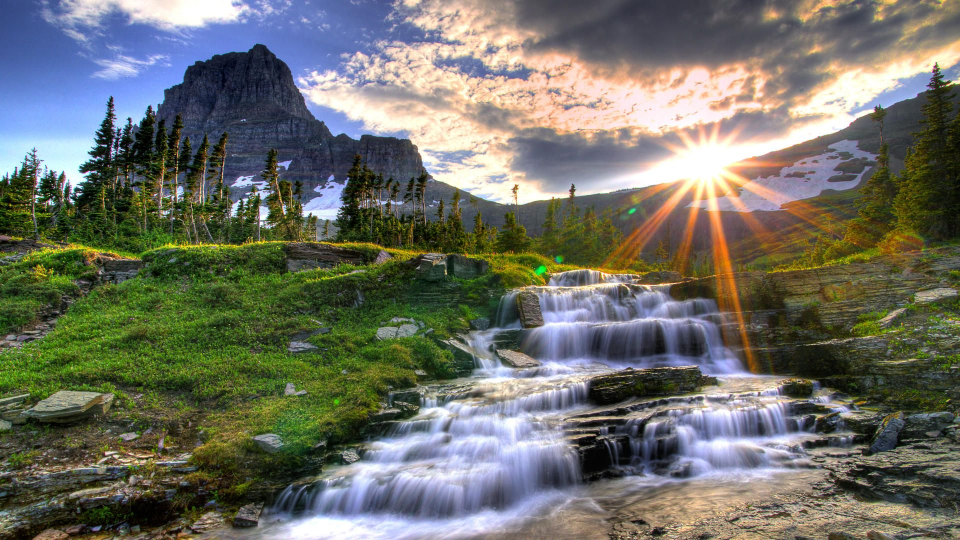
#> input picture recursos/paisaje.jpg, 1920 x 1080 px, found by its file name (shown at 1/2 size)
$ python opencv_06.py
#> lines starting #> are read from the running program, lines starting #| are printed output that depends on the picture
import numpy as np
import cv2
import os

def CargarImagen():
    ruta = os.getcwd()
    nombreArchivo = r'recursos\paisaje.jpg'
    rutaAbrir = os.path.join(ruta, nombreArchivo)
    imagen = cv2.imread(rutaAbrir)
#> imagen is the input picture: shape (1080, 1920, 3); mean B, G, R 102.1, 112, 110.4

    cv2.imshow('img', imagen)
    cv2.moveWindow('img', 0, 0)

    return imagen

def TrasladarImagen(imagen):
    img = imagen.copy()
    h, w, c = img.shape
#> h = 1080; w = 1920; c = 3

    M = np.float32([[1, 0, 25], [0, 1, 50]])
    imgT1 = cv2.warpAffine(img, M, (w, h))
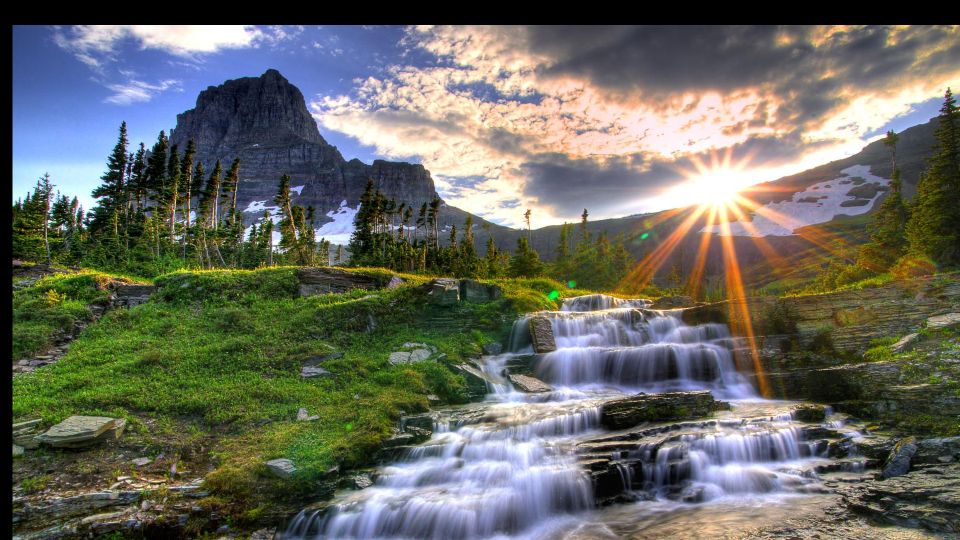
#> imgT1: shape (1080, 1920, 3) (shown at 1/2 size); mean B, G, R 95.9, 105.2, 103.2

    cv2.imshow("imgT1", imgT1)
    cv2.moveWindow("imgT1", w, 0)

    M = np.float32([[1, 0, -90], [0, 1, -60]])
    imgT2 = cv2.warpAffine(img, M, (w, h))
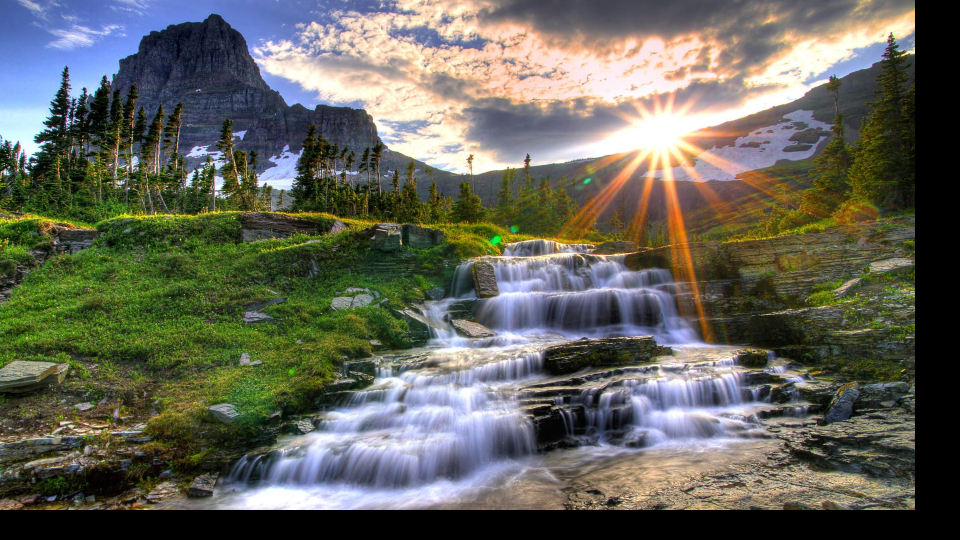
#> imgT2: shape (1080, 1920, 3) (shown at 1/2 size); mean B, G, R 90.1, 100.5, 99.7

    cv2.imshow("imgT2", imgT2)
    cv2.moveWindow("imgT2", w, h)

    return imgT1, imgT2

def RotarImagen(imagen):
    img = imagen.copy()
    h, w, c = img.shape
#> h = 1080; w = 1920; c = 3

    centro = (int(w//2), int(h//2))
#> centro = (960, 540)
    angulo = 45
    escala = 1

    M = cv2.getRotationMatrix2D(centro, angulo, escala)
    imgR1 = cv2.warpAffine(img, M, (w, h))
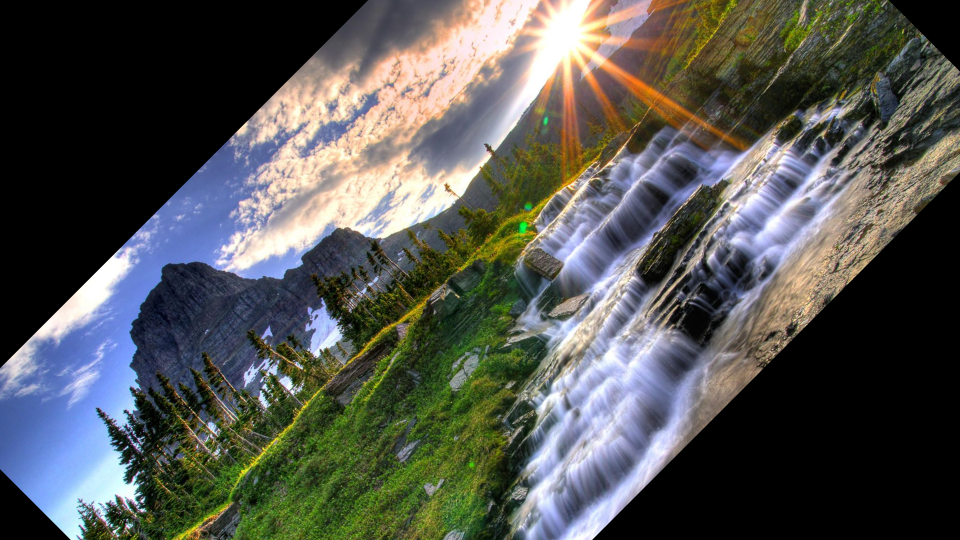
#> imgR1: shape (1080, 1920, 3) (shown at 1/2 size); mean B, G, R 81.4, 85.3, 83.7

    centro = (int(w//2), int(h//2))
    angulo = -70
    escala = 1

    M = cv2.getRotationMatrix2D(centro, angulo, escala)
    imgR2 = cv2.warpAffine(img, M, (w, h))
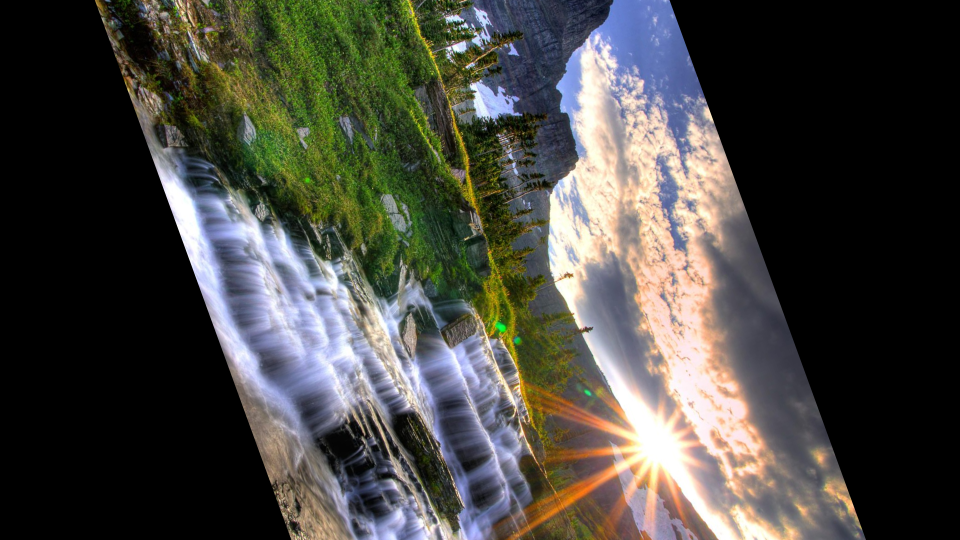
#> imgR2: shape (1080, 1920, 3) (shown at 1/2 size); mean B, G, R 65.6, 71.3, 72.3

    cv2.imshow("imgR1", imgR1)
    cv2.moveWindow("imgR1", 2*w, 0)

    cv2.imshow("imgR2", imgR2)
    cv2.moveWindow("imgR2", 2*w, h)

    return imgR1, imgR2

def EscalarImagen(imagen):
    img = imagen.copy()
    h, w, c = img.shape
#> h = 1080; w = 1920; c = 3

    rFactor = 0.5
    tamano = (int(rFactor*w), int(rFactor*h))
#> tamano = (960, 540)

    imgE1 = cv2.resize(img, tamano)

    rFactor = 2.0
    tamano = (int(rFactor*w), int(rFactor*h))
#> tamano = (3840, 2160)

    imgE2 = cv2.resize(img, tamano)

    cv2.imshow("imgE1", imgE1)
    cv2.moveWindow("imgE1", 3*w, 0)

    cv2.imshow("imgE2", imgE2)
    cv2.moveWindow("imgE2", 3*w, h)

    return imgE1, imgE2

def ReflejarImagen(imagen):
    img = imagen.copy()
    h, w, c = img.shape

    imgFV = cv2.flip(img, 0)
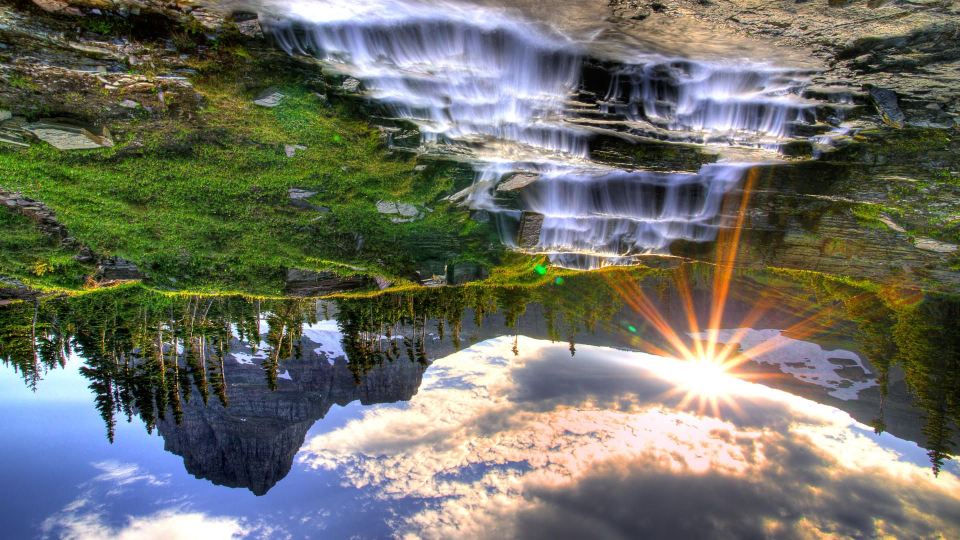
#> imgFV: shape (1080, 1920, 3) (shown at 1/2 size); mean B, G, R 102.1, 112, 110.4
    imgFH = cv2.flip(img, 1)
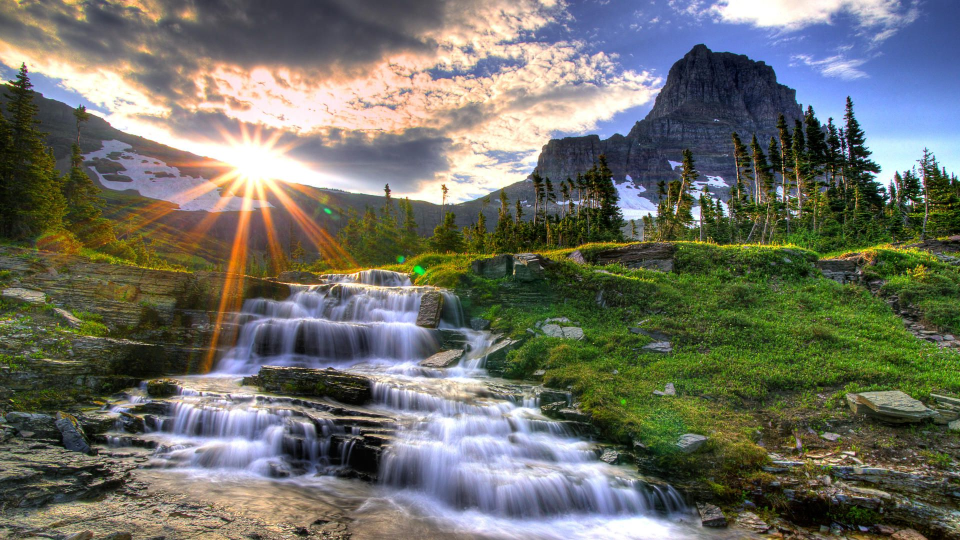
#> imgFH: shape (1080, 1920, 3) (shown at 1/2 size); mean B, G, R 102.1, 112, 110.4

    cv2.imshow("imgFV", imgFV)
    cv2.moveWindow("imgFV", w, 0)

    cv2.imshow("imgFH", imgFH)
    cv2.moveWindow("imgFH", w, h)

    return imgFV, imgFH

def RecortarImagen(imagen):
    img = imagen.copy()
    h, w, c = img.shape

    imgC1 = img[90:150, 80:200]
    imgC2 = img[150:250, 200:250]
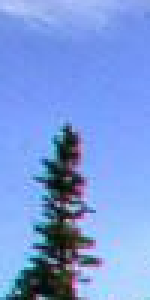
#> imgC2: shape (100, 50, 3) (shown 3 times larger); mean B, G, R 218.4, 152.6, 120

    cv2.imshow('imgC1', imgC1)
    cv2.moveWindow('imgC1', 0, h)

    cv2.imshow('imgC2', imgC2)
    cv2.moveWindow('imgC2', 0, 2*h)

    return imgC1

if __name__ == "__main__":
    img = CargarImagen()

    TrasladarImagen(img)
    RotarImagen(img)
    EscalarImagen(img)
    ReflejarImagen(img)
    RecortarImagen(img)

    cv2.waitKey(0)
